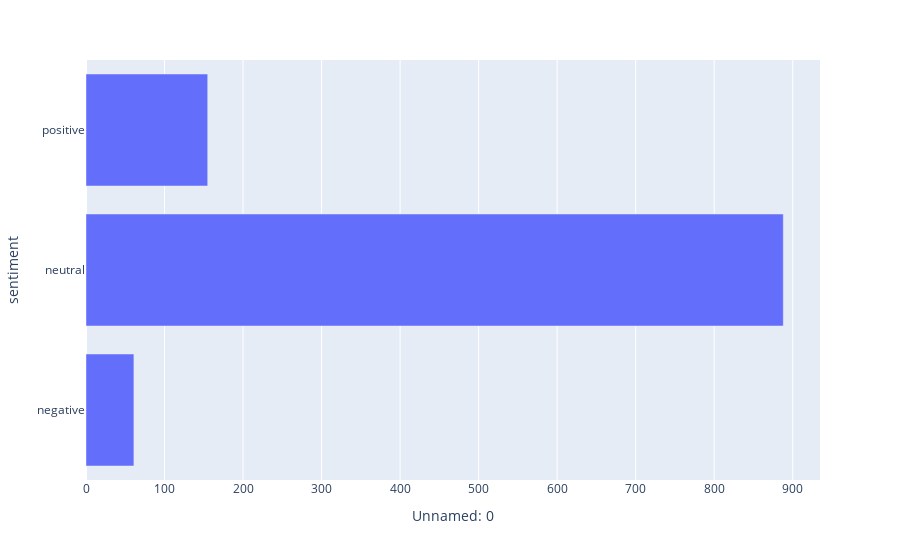

Here is the notebook cell this chart was saved with:
### Markdown cell above
## Sinopharm Plot

### Code cell
import plotly.graph_objs as go 
import plotly.offline as pyo


all_vax = ['covaxin', 'sinopharm', 'sinovac', 'moderna', 'pfizer', 'biontech', 'oxford', 'astrazeneca', 'sputnik']

# Function to filter the data to a single vaccine and plot the timeline
# Note: a lot of the tweets seem to contain hashtags for multiple vaccines even though they are specifically referring to one vaccine - not very helpful!
def filtered_timeline(df, vax, title):
    df = df.dropna()
    df_filt = pd.DataFrame()
    for o in vax:
        df_filt = df_filt.append(df[df['orig_text'].str.lower().str.contains(o)])
    other_vax = list(set(all_vax)-set(vax))
    for o in other_vax:
        df_filt = df_filt[~df_filt['orig_text'].str.lower().str.contains(o)]
    df_filt = df_filt.drop_duplicates()
    
    return df_filt

sinopharm = filtered_timeline(df, ['sinopharm'], title='sinopharm')


sinopharm_df = sinopharm.groupby(['sentiment']).count()
sinopharm_df=sinopharm_df.drop(columns=['user_description','user_created','user_followers','user_friends','user_favourites','user_verified','source','user_name','id','user_location','date','text','hashtags','retweets','favorites','is_retweet','orig_text'])



import plotly.express as px

fig = px.bar(sinopharm_df, x='Unnamed: 0')
fig.show()

### Figure 1 — Plotly figure (JSON) as saved in the notebook; plotly's stock layout.template omitted (floating-point values rounded to 4 significant figures)
{"data": [{"alignmentgroup": "True", "hovertemplate": "Unnamed: 0=%{x}<br>sentiment=%{y}<extra></extra>", "legendgroup": "", "marker": {"color": "#636efa"}, "name": "", "offsetgroup": "", "orientation": "h", "showlegend": false, "textposition": "auto", "type": "bar", "x": [61, 888, 155], "xaxis": "x", "y": ["negative", "neutral", "positive"], "yaxis": "y"}], "layout": {"barmode": "relative", "legend": {"tracegroupgap": 0}, "margin": {"t": 60}, "xaxis": {"anchor": "y", "domain": [0, 1], "title": {"text": "Unnamed: 0"}}, "yaxis": {"anchor": "x", "domain": [0, 1], "title": {"text": "sentiment"}}}}
